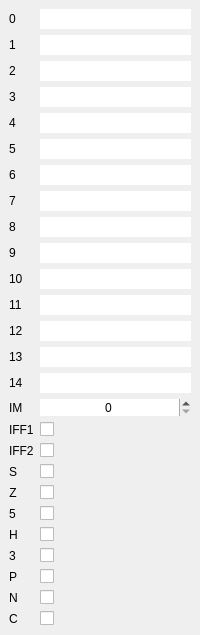
  <widget class="QDockWidget" name="dockWidget">
   <property name="features">
    <set>QDockWidget::AllDockWidgetFeatures</set>
   </property>
   <property name="windowTitle">
    <string>CPU</string>
   </property>
   <attribute name="dockWidgetArea">
    <number>1</number>
   </attribute>
   <widget class="QWidget" name="dockWidgetContents">
    <layout class="QVBoxLayout" name="verticalLayout_2">
     <item>
      <layout class="QFormLayout" name="formLayout">
       <item row="0" column="0">
        <widget class="xLabel" name="labReg00">
         <property name="text">
          <string>0</string>
         </property>
        </widget>
       </item>
       <item row="0" column="1">
        <widget class="xHexSpin" name="editReg00">
         <property name="frame">
          <bool>false</bool>
         </property>
         <property name="alignment">
          <set>Qt::AlignCenter</set>
         </property>
        </widget>
       </item>
       <item row="1" column="0">
        <widget class="xLabel" name="labReg01">
         <property name="text">
          <string>1</string>
         </property>
        </widget>
       </item>
       <item row="1" column="1">
        <widget class="xHexSpin" name="editReg01">
         <property name="frame">
          <bool>false</bool>
         </property>
         <property name="alignment">
          <set>Qt::AlignCenter</set>
         </property>
        </widget>
       </item>
       <item row="2" column="0">
        <widget class="xLabel" name="labReg02">
         <property name="text">
          <string>2</string>
         </property>
        </widget>
       </item>
       <item row="2" column="1">
        <widget class="xHexSpin" name="editReg02">
         <property name="frame">
          <bool>false</bool>
         </property>
         <property name="alignment">
          <set>Qt::AlignCenter</set>
         </property>
        </widget>
       </item>
       <item row="3" column="0">
        <widget class="xLabel" name="labReg03">
         <property name="text">
          <string>3</string>
         </property>
        </widget>
       </item>
       <item row="3" column="1">
        <widget class="xHexSpin" name="editReg03">
         <property name="frame">
          <bool>false</bool>
         </property>
         <property name="alignment">
          <set>Qt::AlignCenter</set>
         </property>
        </widget>
       </item>
       <item row="4" column="0">
        <widget class="xLabel" name="labReg04">
         <property name="text">
          <string>4</string>
         </property>
        </widget>
       </item>
       <item row="4" column="1">
        <widget class="xHexSpin" name="editReg04">
         <property name="frame">
          <bool>false</bool>
         </property>
         <property name="alignment">
          <set>Qt::AlignCenter</set>
         </property>
        </widget>
       </item>
       <item row="5" column="0">
        <widget class="xLabel" name="labReg05">
         <property name="text">
          <string>5</string>
         </property>
        </widget>
       </item>
       <item row="5" column="1">
        <widget class="xHexSpin" name="editReg05">
         <property name="frame">
          <bool>false</bool>
         </property>
         <property name="alignment">
          <set>Qt::AlignCenter</set>
         </property>
        </widget>
       </item>
       <item row="6" column="0">
        <widget class="xLabel" name="labReg06">
         <property name="text">
          <string>6</string>
         </property>
        </widget>
       </item>
       <item row="6" column="1">
        <widget class="xHexSpin" name="editReg06">
         <property name="frame">
          <bool>false</bool>
         </property>
         <property name="alignment">
          <set>Qt::AlignCenter</set>
         </property>
        </widget>
       </item>
       <item row="7" column="0">
        <widget class="xLabel" name="labReg07">
         <property name="text">
          <string>7</string>
         </property>
        </widget>
       </item>
       <item row="7" column="1">
        <widget class="xHexSpin" name="editReg07">
         <property name="frame">
          <bool>false</bool>
         </property>
         <property name="alignment">
          <set>Qt::AlignCenter</set>
         </property>
        </widget>
       </item>
       <item row="8" column="0">
        <widget class="xLabel" name="labReg08">
         <property name="text">
          <string>8</string>
         </property>
        </widget>
       </item>
       <item row="8" column="1">
        <widget class="xHexSpin" name="editReg08">
         <property name="frame">
          <bool>false</bool>
         </property>
         <property name="alignment">
          <set>Qt::AlignCenter</set>
         </property>
        </widget>
       </item>
       <item row="9" column="0">
        <widget class="xLabel" name="labReg09">
         <property name="text">
          <string>9</string>
         </property>
        </widget>
       </item>
       <item row="9" column="1">
        <widget class="xHexSpin" name="editReg09">
         <property name="frame">
          <bool>false</bool>
         </property>
         <property name="alignment">
          <set>Qt::AlignCenter</set>
         </property>
        </widget>
       </item>
       <item row="10" column="0">
        <widget class="xLabel" name="labReg10">
         <property name="text">
          <string>10</string>
         </property>
        </widget>
       </item>
       <item row="10" column="1">
        <widget class="xHexSpin" name="editReg10">
         <property name="frame">
          <bool>false</bool>
         </property>
         <property name="alignment">
          <set>Qt::AlignCenter</set>
         </property>
        </widget>
       </item>
       <item row="11" column="0">
        <widget class="xLabel" name="labReg11">
         <property name="text">
          <string>11</string>
         </property>
        </widget>
       </item>
       <item row="11" column="1">
        <widget class="xHexSpin" name="editReg11">
         <property name="frame">
          <bool>false</bool>
         </property>
         <property name="alignment">
          <set>Qt::AlignCenter</set>
         </property>
        </widget>
       </item>
       <item row="12" column="0">
        <widget class="xLabel" name="labReg12">
         <property name="text">
          <string>12</string>
         </property>
        </widget>
       </item>
       <item row="12" column="1">
        <widget class="xHexSpin" name="editReg12">
         <property name="frame">
          <bool>false</bool>
         </property>
         <property name="alignment">
          <set>Qt::AlignCenter</set>
         </property>
        </widget>
       </item>
       <item row="13" column="0">
        <widget class="xLabel" name="labReg13">
         <property name="text">
          <string>13</string>
         </property>
        </widget>
       </item>
       <item row="13" column="1">
        <widget class="xHexSpin" name="editReg13">
         <property name="frame">
          <bool>false</bool>
         </property>
         <property name="alignment">
          <set>Qt::AlignCenter</set>
         </property>
        </widget>
       </item>
       <item row="14" column="0">
        <widget class="xLabel" name="labReg14">
         <property name="text">
          <string>14</string>
         </property>
        </widget>
       </item>
       <item row="14" column="1">
        <widget class="xHexSpin" name="editReg14">
         <property name="frame">
          <bool>false</bool>
         </property>
         <property name="alignment">
          <set>Qt::AlignCenter</set>
         </property>
        </widget>
       </item>
       <item row="15" column="0">
        <widget class="QLabel" name="label_10">
         <property name="text">
          <string>IM</string>
         </property>
        </widget>
       </item>
       <item row="15" column="1">
        <widget class="QSpinBox" name="boxIM">
         <property name="frame">
          <bool>false</bool>
         </property>
         <property name="alignment">
          <set>Qt::AlignCenter</set>
         </property>
         <property name="maximum">
          <number>2</number>
         </property>
        </widget>
       </item>
       <item row="16" column="0">
        <widget class="QLabel" name="label_8">
         <property name="text">
          <string>IFF1</string>
         </property>
        </widget>
       </item>
       <item row="16" column="1">
        <widget class="QCheckBox" name="flagIFF1">
         <property name="text">
          <string/>
         </property>
        </widget>
       </item>
       <item row="17" column="0">
        <widget class="QLabel" name="label_11">
         <property name="text">
          <string>IFF2</string>
         </property>
        </widget>
       </item>
       <item row="17" column="1">
        <widget class="QCheckBox" name="flagIFF2">
         <property name="text">
          <string/>
         </property>
        </widget>
       </item>
       <item row="18" column="0">
        <widget class="QLabel" name="labF7">
         <property name="text">
          <string>S</string>
         </property>
         <property name="alignment">
          <set>Qt::AlignCenter</set>
         </property>
        </widget>
       </item>
       <item row="18" column="1">
        <widget class="QCheckBox" name="cbF7">
         <property name="maximumSize">
          <size>
           <width>15</width>
           <height>15</height>
          </size>
         </property>
         <property name="text">
          <string/>
         </property>
        </widget>
       </item>
       <item row="19" column="0">
        <widget class="QLabel" name="labF6">
         <property name="text">
          <string>Z</string>
         </property>
         <property name="alignment">
          <set>Qt::AlignCenter</set>
         </property>
        </widget>
       </item>
       <item row="19" column="1">
        <widget class="QCheckBox" name="cbF6">
         <property name="maximumSize">
          <size>
           <width>15</width>
           <height>15</height>
          </size>
         </property>
         <property name="text">
          <string/>
         </property>
        </widget>
       </item>
       <item row="20" column="0">
        <widget class="QLabel" name="labF5">
         <property name="text">
          <string>5</string>
         </property>
         <property name="alignment">
          <set>Qt::AlignCenter</set>
         </property>
        </widget>
       </item>
       <item row="20" column="1">
        <widget class="QCheckBox" name="cbF5">
         <property name="maximumSize">
          <size>
           <width>15</width>
           <height>15</height>
          </size>
         </property>
         <property name="text">
          <string/>
         </property>
        </widget>
       </item>
       <item row="21" column="0">
        <widget class="QLabel" name="labF4">
         <property name="text">
          <string>H</string>
         </property>
         <property name="alignment">
          <set>Qt::AlignCenter</set>
         </property>
        </widget>
       </item>
       <item row="21" column="1">
        <widget class="QCheckBox" name="cbF4">
         <property name="maximumSize">
          <size>
           <width>15</width>
           <height>15</height>
          </size>
         </property>
         <property name="text">
          <string/>
         </property>
        </widget>
       </item>
       <item row="22" column="0">
        <widget class="QLabel" name="labF3">
         <property name="text">
          <string>3</string>
         </property>
         <property name="alignment">
          <set>Qt::AlignCenter</set>
         </property>
        </widget>
       </item>
       <item row="22" column="1">
        <widget class="QCheckBox" name="cbF3">
         <property name="maximumSize">
          <size>
           <width>15</width>
           <height>15</height>
          </size>
         </property>
         <property name="text">
          <string/>
         </property>
        </widget>
       </item>
       <item row="23" column="0">
        <widget class="QLabel" name="labF2">
         <property name="text">
          <string>P</string>
         </property>
         <property name="alignment">
          <set>Qt::AlignCenter</set>
         </property>
        </widget>
       </item>
       <item row="23" column="1">
        <widget class="QCheckBox" name="cbF2">
         <property name="maximumSize">
          <size>
           <width>15</width>
           <height>15</height>
          </size>
         </property>
         <property name="text">
          <string/>
         </property>
        </widget>
       </item>
       <item row="24" column="0">
        <widget class="QLabel" name="labF1">
         <property name="text">
          <string>N</string>
         </property>
         <property name="alignment">
          <set>Qt::AlignCenter</set>
         </property>
        </widget>
       </item>
       <item row="24" column="1">
        <widget class="QCheckBox" name="cbF1">
         <property name="maximumSize">
          <size>
           <width>15</width>
           <height>15</height>
          </size>
         </property>
         <property name="text">
          <string/>
         </property>
        </widget>
       </item>
       <item row="25" column="0">
        <widget class="QLabel" name="labF0">
         <property name="text">
          <string>C</string>
         </property>
         <property name="alignment">
          <set>Qt::AlignCenter</set>
         </property>
        </widget>
       </item>
       <item row="25" column="1">
        <widget class="QCheckBox" name="cbF0">
         <property name="maximumSize">
          <size>
           <width>15</width>
           <height>15</height>
          </size>
         </property>
         <property name="text">
          <string/>
         </property>
        </widget>
       </item>
      </layout>
     </item>
    </layout>
   </widget>
  </widget>
